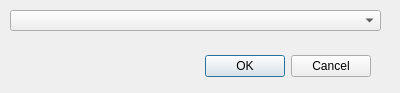
<?xml version="1.0" encoding="UTF-8"?>
<ui version="4.0">
 <class>DialogSelectAufgabe</class>
 <widget class="QDialog" name="DialogSelectAufgabe">
  <property name="geometry">
   <rect>
    <x>0</x>
    <y>0</y>
    <width>400</width>
    <height>93</height>
   </rect>
  </property>
  <property name="windowTitle">
   <string>Dialog</string>
  </property>
  <property name="modal">
   <bool>true</bool>
  </property>
  <widget class="QDialogButtonBox" name="buttonBox">
   <property name="geometry">
    <rect>
     <x>30</x>
     <y>50</y>
     <width>341</width>
     <height>32</height>
    </rect>
   </property>
   <property name="orientation">
    <enum>Qt::Horizontal</enum>
   </property>
   <property name="standardButtons">
    <set>QDialogButtonBox::Cancel|QDialogButtonBox::Ok</set>
   </property>
  </widget>
  <widget class="QComboBox" name="comboBoxAufgabe">
   <property name="geometry">
    <rect>
     <x>10</x>
     <y>10</y>
     <width>371</width>
     <height>21</height>
    </rect>
   </property>
   <property name="currentIndex">
    <number>-1</number>
   </property>
  </widget>
 </widget>
 <resources/>
 <connections>
  <connection>
   <sender>buttonBox</sender>
   <signal>accepted()</signal>
   <receiver>DialogSelectAufgabe</receiver>
   <slot>accept()</slot>
   <hints>
    <hint type="sourcelabel">
     <x>248</x>
     <y>64</y>
    </hint>
    <hint type="destinationlabel">
     <x>157</x>
     <y>92</y>
    </hint>
   </hints>
  </connection>
  <connection>
   <sender>buttonBox</sender>
   <signal>rejected()</signal>
   <receiver>DialogSelectAufgabe</receiver>
   <slot>reject()</slot>
   <hints>
    <hint type="sourcelabel">
     <x>316</x>
     <y>70</y>
    </hint>
    <hint type="destinationlabel">
     <x>286</x>
     <y>92</y>
    </hint>
   </hints>
  </connection>
 </connections>
 <slots>
  <slot>changeAufgabe(int)</slot>
 </slots>
</ui>
